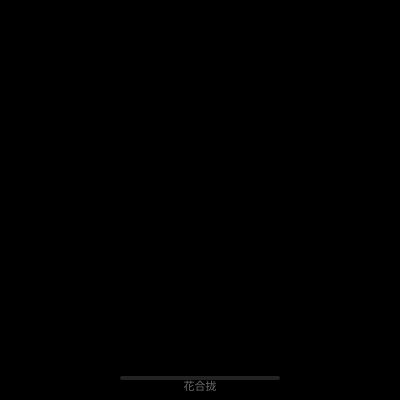
Frame 1 (no input)
Frame 60 (no input): identical to frame 1, image omitted
Frame 120 (the mouse pressed at the canvas centre since frame 60): identical to frame 1, image omitted

The p5.js sketch that drew this single still picture (run headless with seeded random() and noise() and a simulated clock; from frame 60 on, the mouse is pressed at the canvas centre):

// p5.js sketch
// ── sketch.js
// ============================================================
//  柔光色流 — 投影专用版
//  画布: 400 x 400  黑底只投光，直接打到白色花卉上
//
//  使用方法:
//  1. 打开 https://editor.p5js.org
//  2. 把这段代码全部贴进去，替换原来的内容
//  3. 按 ▶ Run
//
//  控制方式（演示用）:
//  - 鼠标左右拖动 → 模拟花的开合（右=花开，左=花合）
//
//  ⚡ 接马达时，找到下面 CONFIG 里的说明，
//     把 targetOpen 替换成你的串口信号值即可
//
//  参数调整 (在 CONFIG 区域修改):
//  - FLOW_SPEED     颜色流动速度  (推荐 0.5慢 ~ 2.0快)
//  - HUE_RANGE      色相跨度      (推荐 100窄 ~ 260宽)
//  - SATURATION     饱和度        (推荐 60柔和 ~ 95鲜艳)
// ============================================================

// ---- CONFIG ------------------------------------------------
const FLOW_SPEED  = 1.0;   // 颜色流动速度
const HUE_RANGE   = 200;   // 色相跨度（越大颜色越丰富）
const SATURATION  = 82;    // 饱和度
// ------------------------------------------------------------

const W = 400, H = 400;
const CX = W / 2, CY = H / 2;
const R = 178; // 花卉投影半径

// ============================================================
//  flowerOpen — 核心控制变量  0.0(合) ~ 1.0(开)
//
//  ⚡ 接马达时替换这里：
//  例如 Arduino 通过 Serial 传入 0~255：
//    targetOpen = map(serialValue, 0, 255, 0, 1);
// ============================================================
let flowerOpen  = 0.0;
let targetOpen  = 0.0;

let t = 0;

// 鼠标拖动状态
let isDragging   = false;
let dragStartX   = 0;
let dragStartOpen = 0;

// 离屏渲染缓冲（低分辨率再放大，保持性能）
// RES 越高越细腻，但越慢；80~100 是投影的最佳平衡
const RES = 95;
let pg;

// ============================================================
//  setup
// ============================================================
function setup() {
  createCanvas(W, H);

  // 创建离屏 graphics，用于逐像素颜色计算
  pg = createGraphics(RES, RES);
  pg.pixelDensity(1);
  pg.noSmooth();
}

// ============================================================
//  鼠标控制：拖动模拟花的开合（演示用）
// ============================================================
function mousePressed() {
  isDragging    = true;
  dragStartX    = mouseX;
  dragStartOpen = targetOpen;
}
function mouseReleased() {
  isDragging = false;
}
function mouseDragged() {
  if (!isDragging) return;
  let delta  = (mouseX - dragStartX) / (W * 0.65);
  targetOpen = constrain(dragStartOpen + delta, 0, 1);
}

// ============================================================
//  draw — 每帧
// ============================================================
function draw() {
  // 时间推进
  t += 0.020 * FLOW_SPEED;

  // flowerOpen 平滑跟随 targetOpen（缓入缓出）
  flowerOpen = lerp(flowerOpen, targetOpen, 0.045);

  background(0);

  // ---- 逐像素渲染颜色场 -----------------------------------
  pg.loadPixels();

  const cx = RES / 2, cy = RES / 2, r = RES / 2 - 1;

  for (let py = 0; py < RES; py++) {
    for (let px = 0; px < RES; px++) {
      const dx   = px - cx;
      const dy   = py - cy;
      const dist = sqrt(dx * dx + dy * dy);

      // 圆形外：完全透明
      if (dist > r) {
        setPixel(pg, px, py, 0, 0, 0, 0);
        continue;
      }

      // 归一化坐标 -1 ~ 1
      const nx = dx / r;
      const ny = dy / r;

      // ---- 两层大尺度 noise，去掉细节 = 无纹理 ------------
      // 层1：极低频，整体色块缓慢漂移
      const s1 = smoothNoise(nx * 0.9 + t * 0.12, ny * 0.9 - t * 0.10, t * 0.08);

      // 层2：低频，色块内部柔和变化
      const s2 = smoothNoise(nx * 1.6 - t * 0.15, ny * 1.5 + t * 0.13, t * 0.10 + 4.0);

      // 合成：大色块主导
      const n = s1 * 0.65 + s2 * 0.35;

      // ---- 色相计算 ----------------------------------------
      // n 在 -1~1 之间，映射到色相范围
      // 加上 t*14 让整体色相随时间缓慢旋转
      const hue = ((n * (HUE_RANGE / 2) + t * 14) % 360 + 360) % 360;

      // 饱和度：花开时全饱和，花合时降为0（变灰消失）
      const sat = SATURATION * flowerOpen;

      // 亮度：固定值，不随 noise 变化 = 无明暗纹理
      const lig = 52;

      // 边缘柔化：靠近圆边缘渐渐透明
      const edgeFade = min(1.0, (r - dist) / (r * 0.07));

      // 整体透明度：花开时显现，花合时完全消失
      const alpha = edgeFade * flowerOpen;

      // HSL → RGB
      const [rr, gg, bb] = hslToRgb(hue, sat, lig);
      setPixel(pg, px, py, rr, gg, bb, alpha * 255);
    }
  }

  pg.updatePixels();

  // 把低分辨率缓冲放大到主画布（平滑插值让色块边界柔和）
  imageMode(CENTER);
  image(pg, CX, CY, R * 2, R * 2);
  imageMode(CORNER);

  // ---- 花心高光（花开时出现，增加层次感）-----------------
  

  // ---- 演示 UI（投影时删掉这段）--------------------------
  drawUI();
}

// ============================================================
//  smoothNoise — 纯大尺度低频 noise
//  只保留极低频层，去掉中高频 = 颜色柔和无纹理
// ============================================================
function smoothNoise(x, y, z) {
  let v = 0;
  // 层1：极低频，大色块整体漂移
  v += sin(x * 0.8 + z * 0.5) * cos(y * 0.9 + z * 0.4) * 0.60;
  // 层2：低频，内部柔和变化
  v += sin(x * 1.6 - z * 0.7 + y * 0.5) * cos(y * 1.5 + z * 0.6) * 0.30;
  // 层3：极低频漂移基底
  v += sin(x * 0.3 + y * 0.25 - z * 0.3) * 0.10;
  return v; // -1 ~ 1
}

// ============================================================
//  hslToRgb — HSL 转 RGB
//  h: 0~360  s: 0~100  l: 0~100
//  返回 [r, g, b]，每个值 0~255
// ============================================================
function hslToRgb(h, s, l) {
  h /= 360; s /= 100; l /= 100;

  if (s === 0) {
    let v = l * 255;
    return [v, v, v];
  }

  const q = l < 0.5 ? l * (1 + s) : l + s - l * s;
  const p = 2 * l - q;

  function hf(t) {
    t = ((t % 1) + 1) % 1;
    if (t < 1/6) return p + (q - p) * 6 * t;
    if (t < 1/2) return q;
    if (t < 2/3) return p + (q - p) * (2/3 - t) * 6;
    return p;
  }

  return [
    hf(h + 1/3) * 255 | 0,
    hf(h)       * 255 | 0,
    hf(h - 1/3) * 255 | 0,
  ];
}

// ============================================================
//  setPixel — 直接写入 pg 的像素数组
// ============================================================
function setPixel(g, x, y, r, gr, b, a) {
  const idx = (y * RES + x) * 4;
  g.pixels[idx]     = r;
  g.pixels[idx + 1] = gr;
  g.pixels[idx + 2] = b;
  g.pixels[idx + 3] = a;
}

// ============================================================
//  drawUI — 演示界面提示（投影时可整段删除）
// ============================================================
function drawUI() {
  // 进度条背景
  let barW = 160, barH = 4;
  let barX = CX - barW / 2, barY = H - 24;

  noStroke();
  fill(35, 35, 35);
  rect(barX, barY, barW, barH, 2);

  // 进度
  fill(lerpColor(color(100, 140, 255), color(255, 180, 100), flowerOpen));
  rect(barX, barY, flowerOpen * barW, barH, 2);

  // 文字提示
  fill(110, 110, 110);
  textSize(11);
  textAlign(CENTER);
  let label = flowerOpen < 0.08 ? '花合拢' :
              flowerOpen > 0.92 ? '花全开' :
              '← 拖动控制开合 →';
  text(label, CX, H - 10);
}
